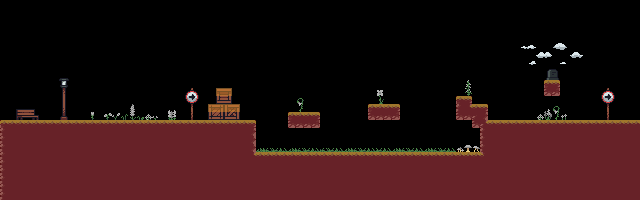

A level layout from a 2D game, rendered from its tile map. Below: a short description, then the map file with tile-grid data replaced by summaries:
An orthogonal 80x25 tile map with 8x8 px tiles, 3 tile layers (Tile Layer 1, Tile Layer 2, Collision), 4 tilesets and 4 objects (PlayerSpawn, spring_super, RedBubble, GreenBubble).

<map version="1.10" tiledversion="1.11.2" orientation="orthogonal" renderorder="right-down" width="80" height="25" tilewidth="8" tileheight="8" infinite="0" nextlayerid="7" nextobjectid="5">
 <properties>
  <property name="name" value="Tutorial Level X" />
 </properties>
 <tileset firstgid="1" source="../assets/grassy_stone.tsx" />
 <tileset firstgid="56" source="../assets/decals.tsx" />
 <tileset firstgid="1281" source="../assets/plants.tsx" />
 <tileset firstgid="1441" source="../assets/collision_types.tsx" />
 <layer id="1" name="Tile Layer 1" width="80" height="25">
  <data>[2000 cells, 825 non-empty, 95 distinct tile ids]</data>
 </layer>
 <layer id="3" name="Tile Layer 2" width="80" height="25">
  <data>[2000 cells, 28 non-empty, 20 distinct tile ids]</data>
 </layer>
 <objectgroup id="2" name="Objects">
  <object id="1" name="PlayerSpawn" type="PlayerSpawn" x="24" y="96">
   <point />
  </object>
  <object id="2" name="Spring1" type="spring_super" x="256" y="144">
   <point />
  </object>
  <object id="3" name="rb" type="RedBubble" x="280" y="40">
   <point />
  </object>
  <object id="4" name="gb" type="GreenBubble" x="256" y="40">
   <point />
  </object>
 </objectgroup>
 <layer id="6" name="Collision" width="80" height="25" opacity="0.5">
  <data>[2000 cells, 725 non-empty, 2 distinct tile ids]</data>
 </layer>
</map>
